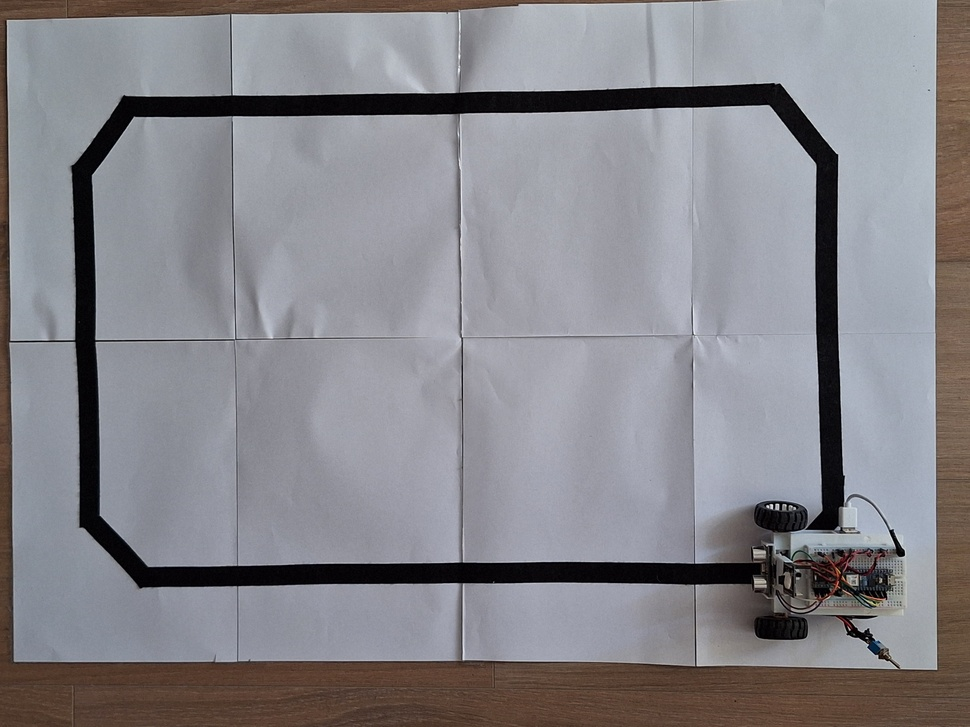
#> input picture Testing/track.jpg, 970 x 727 px, shrunk from 4080 x 3060 before the run
$ python -i transform.py   (imports and definitions only)
#> lines starting #> are read from the running program, lines starting #| are printed output that depends on the picture; after the words box and inside, x2 and y2 are one past the last pixel; in counts of white or black regions, pixels touching at a corner belong together
#> further down, picture is the input picture: shape (727, 970, 3); mean B, G, R 139.1, 133.9, 134.9
import numpy as np
import cv2 as cv

lower_black = np.array([0,0, 0])
upper_black = np.array([180, 255, 70])

def region_of_interest(frame):
    h, w = frame.shape[:2]
#> h = 727; w = 970
    roi_height = 100
    roi_mask = np.ones_like(frame) * 255

    roi_mask[h - roi_height:h, :] = frame[h - roi_height:h, :]
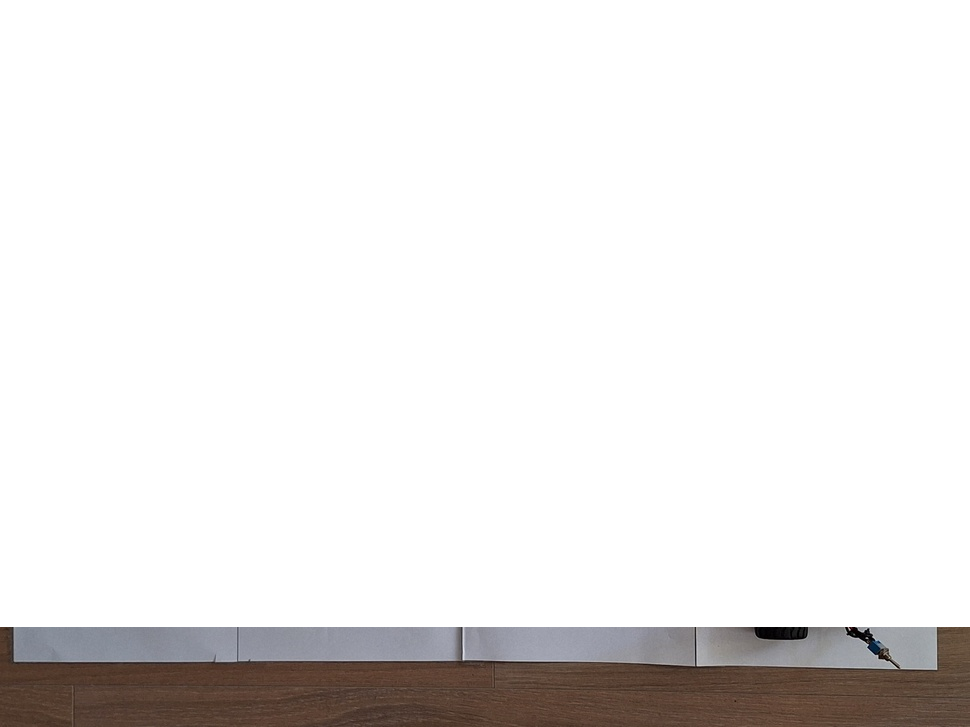
#> roi_mask: shape (727, 970, 3); mean B, G, R 231.8, 232.6, 234.6

    return roi_mask


def mask_road(frame):
    hsv = cv.cvtColor(frame, cv.COLOR_BGR2HSV)
#> hsv: shape (727, 970, 3); mean H, S, V 6.2, 10.3, 235.1
    mask = cv.inRange(hsv, lower_black, upper_black)
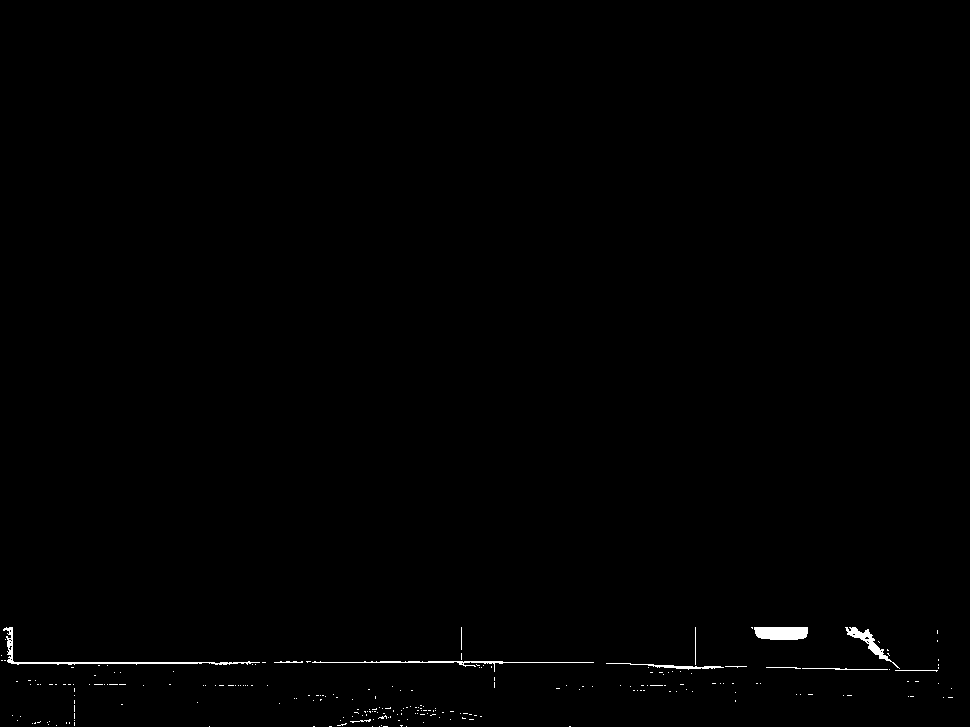
#> mask: shape (727, 970); 0.46% white; 238 white regions (225 under 20 px), largest, box (x1, y1, x2, y2) and area: (3, 627, 260, 665) 665, (754, 627, 808, 640) 645, (312, 661, 594, 672) 439

    kernel = np.ones((5, 5), np.uint8)
    mask = cv.morphologyEx(mask, cv.MORPH_OPEN, kernel)
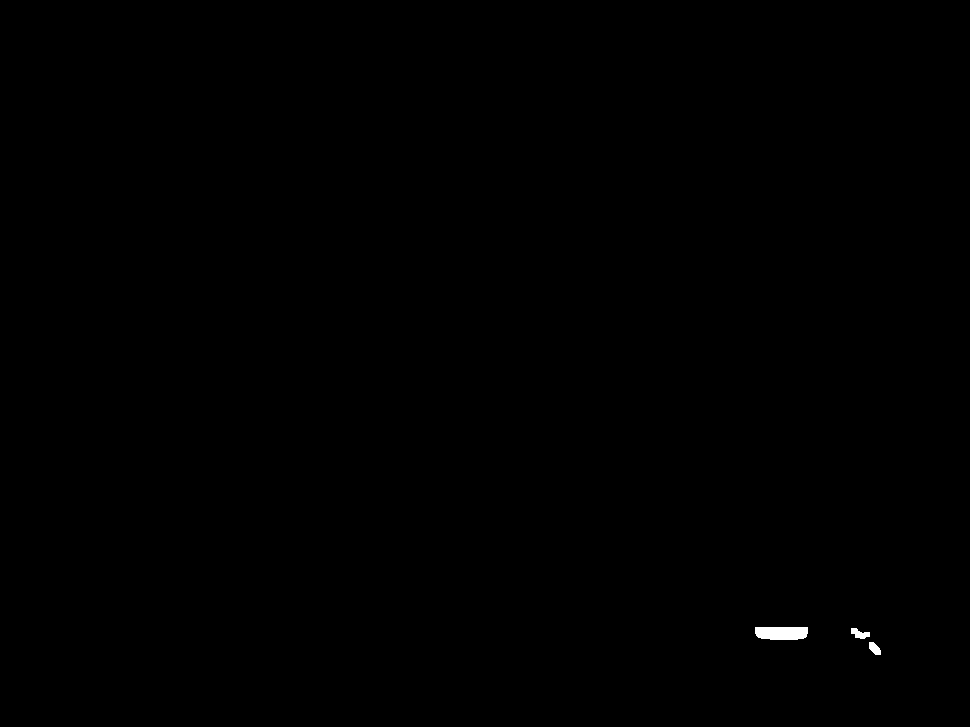
#> mask: shape (727, 970); 0.12% white; 3 white regions, box (x1, y1, x2, y2) and area: (755, 627, 808, 640) 642, (851, 628, 870, 639) 126, (869, 642, 881, 655) 106
    mask = cv.morphologyEx(mask, cv.MORPH_CLOSE, kernel)
#> mask: shape (727, 970); 0.12% white; 3 white regions

    return mask


def find_contours(mask):
    contours, _ = cv.findContours(mask, cv.RETR_EXTERNAL, cv.CHAIN_APPROX_SIMPLE)
#> contours = 3 contours; box (x1, y1, x2, y2) and area: (755, 627, 808, 640) 582, (851, 628, 870, 639) 103, (869, 642, 881, 655) 88
    return contours

def transform(frame):
    roi = region_of_interest(frame)
    mask = mask_road(roi)
    contours = find_contours(mask)

    return contours

>>> import cv2
>>> picture = cv2.imread('../Testing/track.jpg')
>>> result = transform(picture)
#> result has the same summary as contours in find_contours
